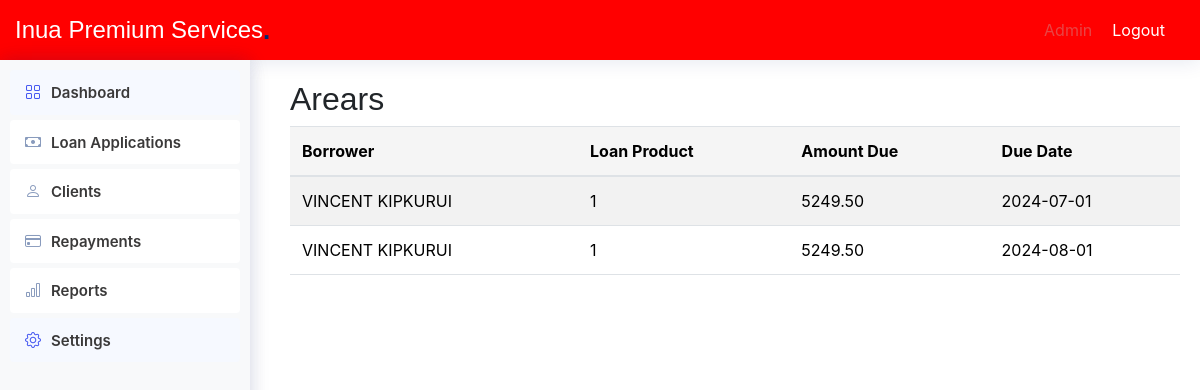
The app's page /admin/arears.php, older data.
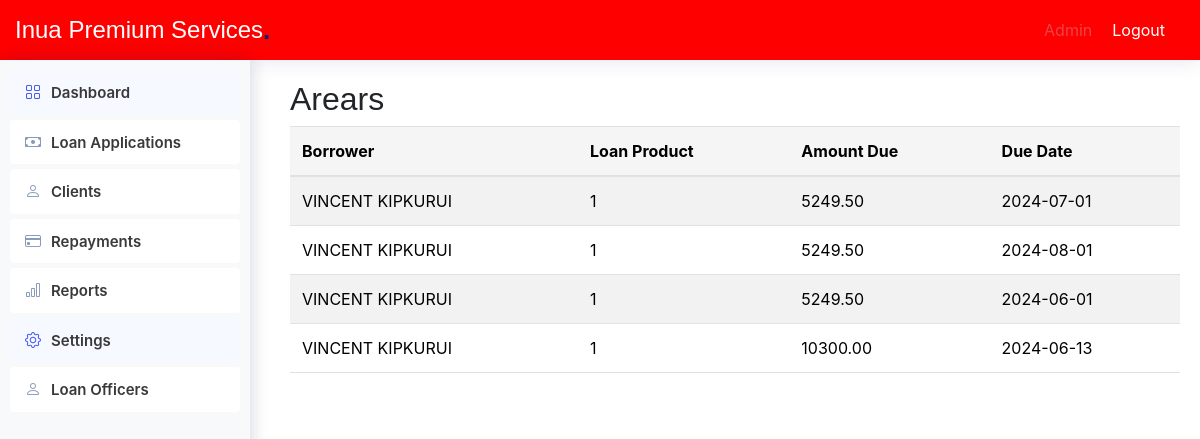
The same page, newer data.
### tables this page shows
CREATE TABLE `navigation_items` (
  `id` int(11) NOT NULL,
  `title` varchar(100) NOT NULL,
  `url` varchar(200) NOT NULL,
  `icon` varchar(50) DEFAULT NULL,
  `parent_id` int(11) DEFAULT NULL
);

CREATE TABLE `repayments` (
  `id` int(11) NOT NULL,
  `loan_id` int(11) DEFAULT NULL,
  `repayment_date` date DEFAULT NULL,
  `amount` decimal(10,2) DEFAULT NULL
);

CREATE TABLE `borrowers` (
  `id` int(11) NOT NULL,
  `full_name` varchar(255) NOT NULL,
  `business_name` varchar(255) DEFAULT NULL,
  `unique_number` varchar(20) NOT NULL,
  `mobile` varchar(15) DEFAULT NULL,
  `email` varchar(255) DEFAULT NULL,
  `total_paid` decimal(10,2) DEFAULT NULL,
  `open_loans_balance` decimal(10,2) DEFAULT NULL,
  `status` varchar(50) DEFAULT NULL,
  `loan_officer` varchar(50) NOT NULL
);

CREATE TABLE `loan_applications` (
  `id` int(11) NOT NULL,
  `borrower` int(11) NOT NULL,
  `loan_product` varchar(255) DEFAULT NULL,
  `principal` decimal(10,2) DEFAULT NULL,
  `loan_release_date` date DEFAULT NULL,
  `interest` decimal(10,2) DEFAULT NULL,
  `interest_method` varchar(50) DEFAULT NULL,
  `loan_interest` decimal(5,2) DEFAULT NULL,
  `loan_duration` int(11) DEFAULT NULL,
  `repayment_cycle` varchar(50) DEFAULT NULL,
  `number_of_repayments` int(11) DEFAULT NULL,
  `processing_fee` decimal(5,2) DEFAULT NULL,
  `registration_fee` decimal(5,2) DEFAULT NULL,
  `loan_status` varchar(50) DEFAULT NULL,
  `total_amount` double NOT NULL
);

### includes/functions.php (called while the page is built, shortened)
<?php
function db_connect() {
    $host = 'localhost';
    $db = 'microfinance';
    $user = 'root';
    $pass = '';
    try {
        return new PDO("mysql:host=$host;dbname=$db", $user, $pass, [
            PDO::ATTR_ERRMODE => PDO::ERRMODE_EXCEPTION,
            PDO::ATTR_DEFAULT_FETCH_MODE => PDO::FETCH_ASSOC,
        ]);
    } catch (PDOException $e) {
        die('Connection failed: ' . $e->getMessage());
    }
}
function getUserRole($userId) {
    $conn = db_connect();
    $stmt = $conn->prepare("SELECT role_id FROM users WHERE id = ?");
    $stmt->execute([$userId]);
    return $stmt->fetchColumn();
}
function getNavigationItems($roleId) {
    try {
        $conn = db_connect();
        $stmt = $conn->prepare("
            SELECT ni.id, ni.title, ni.url, ni.icon, ni.parent_id
            FROM navigation_items ni
            INNER JOIN navigation_item_roles nir ON ni.id = nir.navigation_item_id
            WHERE nir.role_id = :role_id ORDER BY ni.id ASC
        ");
        $stmt->execute([':role_id' => $roleId]);
        $result = $stmt->fetchAll(PDO::FETCH_ASSOC);
        return $result ?: [];
    } catch (PDOException $e) {
        error_log('Database query error: ' . $e->getMessage());
        return [];
    } finally {
        $conn = null;
    }
}
?>

### admin/arears.php (the view, shortened to what the changed rows need)
<!DOCTYPE html>
<html lang="en">
<head>
    <link href="assets/vendor/bootstrap/css/bootstrap.min.css" rel="stylesheet">
    <link href="assets/vendor/bootstrap-icons/bootstrap-icons.css" rel="stylesheet">
    <link href="assets/css/style.css" rel="stylesheet">
</head>
<body>
    <?php
    include '../includes/functions.php';
    include 'includes/header.php';
    ?>
    <div class="sidebar">
        <?php include '../includes/sidebar.php'; ?>
    </div>
    <?php
    include 'db.php';
    $sql_overdue = "SELECT
                        borrowers.full_name AS borrower_name,
                        loan_applications.loan_product,
                        repayments.amount,
                        repayments.repayment_date
                    FROM
                        repayments
                    INNER JOIN
                        loan_applications ON repayments.loan_id = loan_applications.id
                    INNER JOIN
                        borrowers ON loan_applications.borrower = borrowers.id
                    WHERE
                        repayments.repayment_date < CURDATE()";
    $result_overdue = $conn->query($sql_overdue);
    ?>
    <main class="main">
        <section class="section">
            <div class="table-container">
                <h2>Arears</h2>
                <table class="table table-striped">
                    <thead>
                        <tr>
                            <th>Borrower</th>
                            <th>Loan Product</th>
                            <th>Amount Due</th>
                            <th>Due Date</th>
                        </tr>
                    </thead>
                    <tbody>
                        <?php
                        if ($result_overdue->num_rows > 0) {
                            while($row = $result_overdue->fetch_assoc()) {
                                echo "<tr class='overdue'>
                                        <td>{$row['borrower_name']}</td>
                                        <td>{$row['loan_product']}</td>
                                        <td>{$row['amount']}</td>
                                        <td>{$row['repayment_date']}</td>
                                      </tr>";
                            }
                        } else {
                            echo "<tr><td colspan='4'>No overdue repayments found</td></tr>";
                        }
                        ?>
                    </tbody>
                </table>
            </div>
        </section>
    </main>
</body>
</html>

### includes/sidebar.php (shortened to what the changed rows need)
<?php
$userId = 1;
$roleId = getUserRole($userId);
$navItems = getNavigationItems($roleId);
function renderNavItems($items, $parentId = NULL) {
    $html = '';
    foreach ($items as $item) {
        if ($item['parent_id'] == $parentId) {
            $subItems = array_filter($items, function($i) use ($item) {
                return $i['parent_id'] == $item['id'];
            });
            $hasSubItems = !empty($subItems);
            $html .= '<li class="nav-item">';
            $html .= '<a class="nav-link' . ($hasSubItems ? ' collapsed' : '') . '" href="' . $item['url'] . '"';
            if ($hasSubItems) {
                $html .= ' data-bs-toggle="collapse" data-bs-target="#collapse-' . $item['id'] . '" aria-expanded="false" aria-controls="collapse-' . $item['id'] . '"';
            }
            $html .= '>';
            if ($item['icon']) {
                $html .= '<i class="' . $item['icon'] . '" title="' . $item['title'] . '"></i>';
            }
            $html .= '<span>' . $item['title'] . '</span>';
            $html .= '</a>';
            if ($hasSubItems) {
                $html .= '<ul id="collapse-' . $item['id'] . '" class="collapse list-unstyled">';
                $html .= renderNavItems($items, $item['id']);
                $html .= '</ul>';
            }
            $html .= '</li>';
        }
    }
    return $html;
}
?>
<!DOCTYPE html>
<html lang="en">
<head>
    <link rel="stylesheet" href="../assets/css/bootstrap.min.css">
</head>
<body>
    <aside class="sidebar">
        <ul class="sidebar-nav" id="sidebar-nav">
            <?= renderNavItems($navItems) ?>
        </ul>
    </aside>
</body>
</html>

Row changes from the older to the newer data that the page shows:
now on this page (row unchanged): navigation_items: title "Loan Officers"
now on this page (row edited): repayments: borrowers.full_name "VINCENT KIPKURUI", loan.loan_product "1", amount "5249.50", repayment_date "2024-06-01"
now on this page (row edited): repayments: borrowers.full_name "VINCENT KIPKURUI", loan.loan_product "1", amount "10300.00", repayment_date "2024-06-13"
